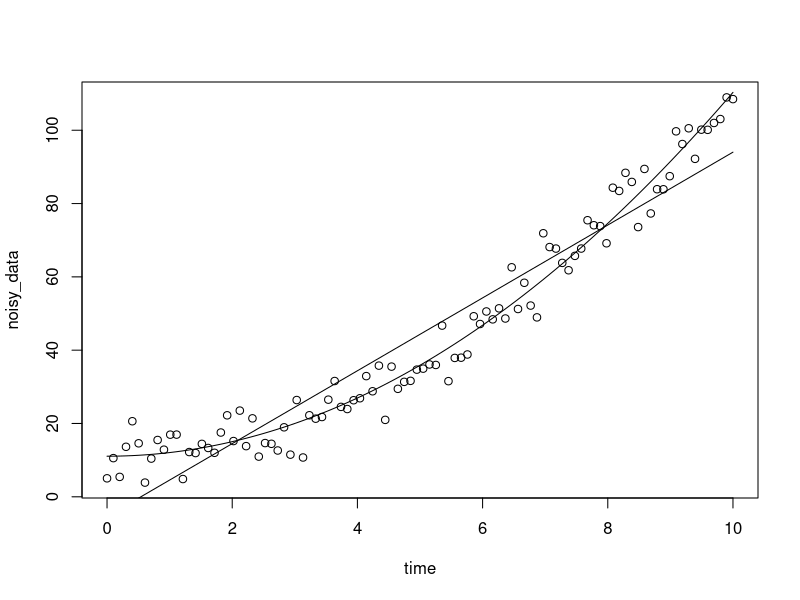
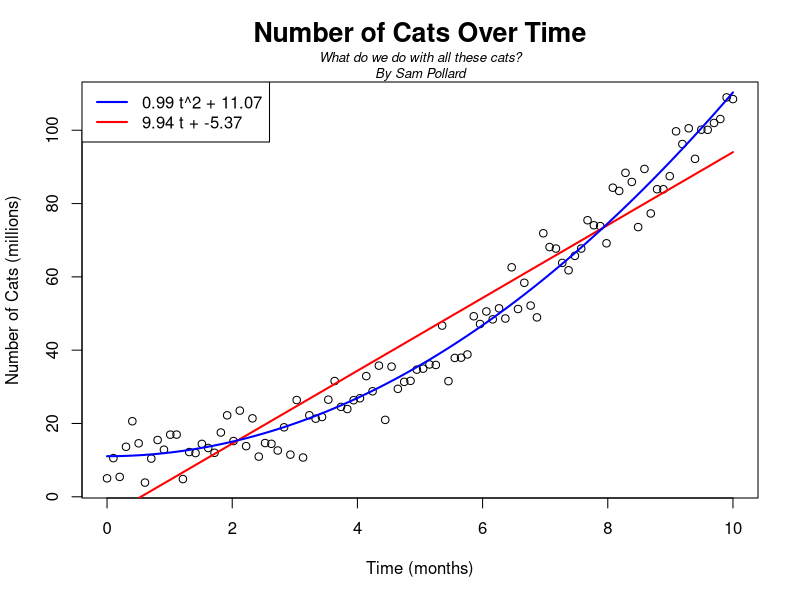

The R script that drew these images, in order:
# Here is some sample R code. This is mostly supplemental to the pdf.
# Feel free (and in fact I recommment) editing this, running it in your
# own R environment, and seeing what you can do.
# Author: Sam Pollard (sam.d.pollard@gmail.com)
# Last Modified: 12 April 2015
# Note: This file can be run as is, but won't do very much if not run
# in interpreted mode. If you want to run the whole thing at once but
# still see output, you can sprinkle some calls to print throughout.
# For example, print(mydf) will achieve the same effect as if you were
# to type "mydf" (without the quotes) at the prompt.

### Part I
# 1. Introduction
data(trees) # Load a sample dataset
nrow(trees) # Count the sample size
colnames(trees)
max(trees["Volume"]) # Find the largest in the column
max(trees[3]) # The same as above because we access the third column
apply(trees, 2, mean)

# 2. Basic Syntax and Examples
name <- c("H","He","Li") # c can be thought of as "combine"
mass <- c(1.0079,4.0026,6.941)
atomic_number <- seq(1,length(name))
mydf <- data.frame(atomic_number, name, mass)

# 3. Some Subtleties
# 3.1 Vectors
n <- nrow(trees)           # The number of trees
tag <- seq(1,n)            # A sequence from 1 to n, inclusive
lifespan <- 70*runif(n)    # Random values between 0 and 70, inclusive
volume <- trees["Volume"]  # The Volume of each tree
lifespan <- lifespan + 15

# Some helpful functions
class(volume)
volumevec <- trees[["Volume"]]
class(volumevec)
ls() # List all the variables in the current workspace

# 3.2 Building Up
treenames <- paste("T", tag, sep = "")
mydf <- cbind(treenames, trees, lifespan)
rownames(mydf) <- treenames
mydf <- mydf[,-1]
# Alternatively,
# mydf <- mydf[,c(2,3,4,5)]
# mydf[1] <- NULL
sample <- mydf[seq(4,9),]

# 4. Regression and Plotting
# 4.1 Regression
# Generate the noisy data and time samples
lb <- 0
ub <- 10
time <- seq(from = lb, to = ub, length.out = 100)
noisy_data <- rnorm(100, mean = 0, sd = 5) + 10 # Equivalently: rnorm(100,10,5)
noisy_data <- abs(noisy_data) + time^2
# Make a scatterplot of the data
plot(time, noisy_data)
# Try fitting a linear model
linearmodel <- lm(noisy_data ~ time)
# Get the coefficients to overlay the best-fit line over the scatterplot
intercept <- coef(linearmodel)[1]
slope <- coef(linearmodel)[2]
curve(slope * x + intercept, add = TRUE)
linearanalysis <- summary(linearmodel)
# quadratic interpreted as f(x) = p1 x^2 + p2 where p1 and p2 are parameters
# Here is the model we guess the data to follow
quadratic <- noisy_data ~ p1*time^2 + p2
model <- nls(quadratic, start = list(p1=0, p2=0))
# Plot the new, least-squares quadratic
p1 <- coef(model)[1]
p2 <- coef(model)[2]
curve(p1*x^2 + p2, from = lb, to = ub, add = TRUE)
quadraticanalysis <- summary(model)

# 4.2 Plotting
# Close the basic plots we were using and start the driver to make a pdf plot
dev.off()
pdf("sample_plot.pdf")

# Make the scatterplot and label the axes
plot(time, noisy_data, xlab = "Time (months)",
     ylab = "Number of Cats (millions)")
# Change the title and marginal text
title("Number of Cats Over Time", line = 2, cex.main = 1.6)
mtext("What do we do with all these cats?\nBy Sam Pollard", font = 3,
      cex = 0.8)
# Overlay the linear and quadratic best fit curves
curve(slope * x + intercept, add = TRUE, lwd = 2, col = "red")
curve(p1*x^2 + p2, add = TRUE, lwd = 2, col = "blue")
# Create the legend
quadtext <- paste0(format(round(p1, 2), nsmall = 2), " t^2 + ",
                   format(round(p2, 2), nsmall = 2))
linetext <- paste0(format(round(slope, 2), nsmall = 2), " t + ",
                   format(round(intercept, 2), nsmall = 2))
legendtext <- c(quadtext, linetext)
legend("topleft", legend = legendtext, col = c("blue","red"), lwd = c(2,2))
# Say that we're finished plotting so the pdf can be saved
dev.off()

### Part II
# 6. Functions
parenthesize <- function(x) {
	interior <- paste(x, collapse = " ")
	return(paste("(", interior, ")"))	
}

intersperse <- function(vec, ele) {
	y <- vector("character", length = 2*length(vec) - 1)
	# What if the length of vec is less than 2?
	y[seq(2, length(y), 2)] <- ele
	y[seq(1, length(y), 2)] <- vec
	return(paste0(y, collapse = ""))
}
